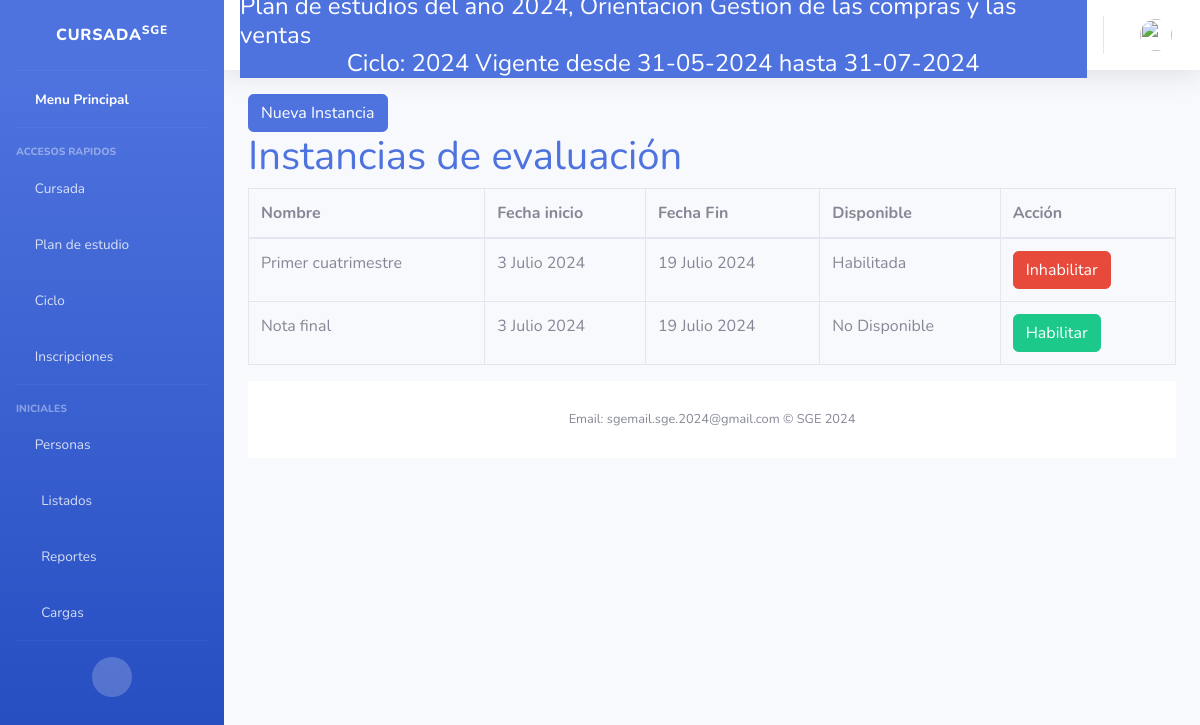
/Clases/verInstancias, run on an earlier commit of the app's database.
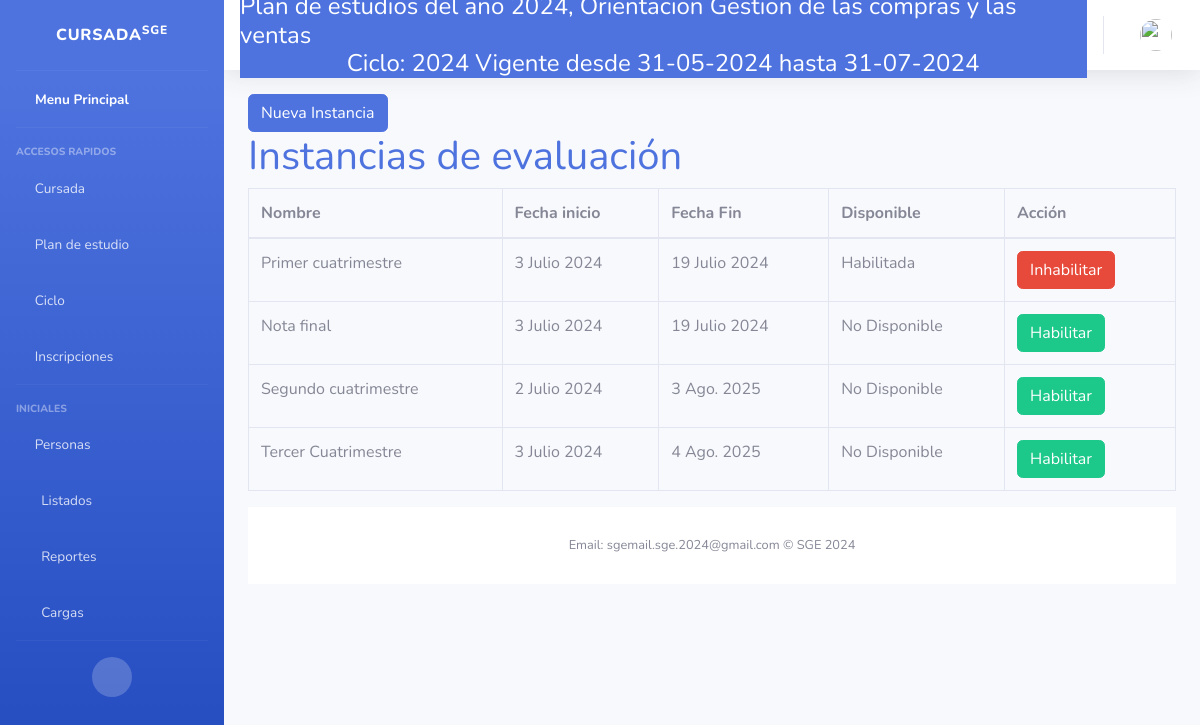
And on a later commit of the database.
### Core/models.py (models this page shows, shortened)
class Ciclo (models.Model):
    anioCalendario = models.CharField(
        help_text="Ej: 2024",
        max_length=4,
        unique= True)
    fechaInicio = models.DateField(help_text="Ej: 16/02/2024",
                                   default=now)
    plan = models.ForeignKey(PlanDeEstudios, blank=False, on_delete=models.CASCADE)
    fechaFin = models.DateField(help_text="Ej: 28/11/2024",)
    esActual = models.BooleanField(
        default= True
    )
    def __str__(self):
        return "{0} Vigente desde {1} hasta {2}".format(self.anioCalendario,self.fechaInicio.strftime("%d-%m-%Y"), self.fechaFin.strftime("%d-%m-%Y"))

class Instancia(models.Model):
    ciclo = models.ForeignKey(Ciclo, on_delete=models.CASCADE)
    nombre = models.CharField(help_text="Ej: Nota Final"
                              ,max_length= 50)
    disponible = models.BooleanField(default = False)
    fecha_inicio = models.DateField(help_text="Ej: 16/02/2024",
                                   default=now)
    fecha_fin = models.DateField(help_text="Ej: 16/02/2024")

### Clases/views.py (the view)
def instancias_list(request):
    instancias = Instancia.objects.filter(ciclo = request.ciclo)
    return render(request, 'Calificacion/instancias.html',{'instancias':instancias})

### Core/models.py (called while the page is built)
    def __str__(self):
        return "Plan de estudios del año {0}, Orientacion {1}".format(self.anio, self.orientacion)

### Clases/templates/Calificacion/instancias.html (shortened to what this page needs)
{% extends 'index.html' %}
{% load bootstrap5 %}
{% block content %}
    <div class="content">
        <a href="/Clases/altaInstancia">
            <button class="btn btn-primary">Nueva Instancia</button>
        </a>
        <h1><a href="#">Instancias de evaluación</a></h1>
        <div class="hidden orden-listado">
            <div class="flex-md-column-reverse">
                <table class="table table-bordered table-hover">
                    <thead class="hidden orden-listado">
                        <tr class="table-hover">
                            <th>Nombre</th>
                            <th>Fecha inicio</th>
                            <th>Fecha Fin</th>
                            <th>Disponible</th>
                            <th>Acción</th>
                        </tr>
                    </thead>
                    <tbody>
                        {% block tabla %}
                            {% if instancias %}
                                {% for instancia in instancias %}
                                    <tr>
                                        <td>{{ instancia.nombre }}</td>
                                        <td>{{ instancia.fecha_inicio }}</td>
                                        <td>{{ instancia.fecha_fin }}</td>
                                        {% if instancia.disponible %}
                                            <td>Habilitada</td>
                                            <td>
                                                <button class="btn btn-danger btn-inhabilitar" data-instancia-id="{{ instancia.id }}" data-bs-toggle="modal" data-bs-target="#inhabilitarModal">Inhabilitar</button>
                                            </td>
                                        {% else %}
                                            <td>No Disponible</td>
                                            <td>
                                                <button class="btn btn-success btn-habilitar" data-instancia-id="{{ instancia.id }}" data-bs-toggle="modal" data-bs-target="#habilitarModal">Habilitar</button>
                                            </td>
                                        {% endif %}
                                    </tr>
                                {% endfor %}
                            {% else %}
                                <tr>
                                    <td colspan="5">NO HAY INSTANCIAS PARA LISTAR</td>
                                </tr>
                            {% endif %}
                        {% endblock tabla %}
                    </tbody>
                </table>
            </div>
        </div>
    </div>
{% endblock %}

### principal/templates/index.html (shortened to what this page needs)
<!DOCTYPE html>
<html lang="en">
<head>
    <link href="https://cdn.jsdelivr.net/npm/bootstrap@5.2.3/dist/css/bootstrap.min.css" rel="stylesheet">
    <link href= "{% static 'vendor/fontawesome-free/css/all.min.css' %}" rel="stylesheet" type="text/css">
    <link href="{% static 'css/sb-admin-2.min.css' %}" rel="stylesheet">
    {% load bootstrap5 %}
</head>
{% block sidebar %}
<body id="page-top">
    <div id="wrapper">
        <ul class="navbar-nav bg-gradient-primary sidebar sidebar-dark accordion" id="accordionSidebar">
            <a class="sidebar-brand d-flex align-items-center justify-content-center" href="/">
                <div class="sidebar-brand-text mx-3">Cursada<sup>SGE</sup></div>
            </a>
            <hr class="sidebar-divider my-0">
            <li class="nav-item active">
                <a class="nav-link" href="/">
                    <i class="fas fa-school "></i>
                    <span>Menu Principal</span></a>
            </li>
            <hr class="sidebar-divider">
            <div class="sidebar-heading">
                Accesos Rapidos
            </div>
            {% if request.hayCicloActivo %}
            <li class="nav-item">
                <a class="nav-link collapsed" href="#" data-toggle="collapse" data-target="#collapseTree"
                    aria-expanded="true" aria-controls="collapseTwo">
                    <i class="far fa-file"></i>
                    <span>Cursada</span>
                </a>
            </li>
            {% endif %}
            <li class="nav-item">
                <a class="nav-link collapsed" href="#" data-toggle="collapse" data-target="#collapseTwo"
                    aria-expanded="true" aria-controls="collapseTwo">
                    <i class="far fa-calendar-alt "></i>
                    <span>Plan de estudio</span>
                </a>
            </li>
            {% if request.hayPlan %}
            <li class="nav-item">
                <a class="nav-link collapsed" href="#" data-toggle="collapse" data-target="#collapseCiclo"
                    aria-expanded="true" aria-controls="collapseTwo">
                    <i class="fas fa-chalkboard-teacher"></i>
                    <span>Ciclo</span>
                </a>
            </li>
            {% endif %}
            {% if request.hayCicloActivo %}
            <li class="nav-item">
                <a class="nav-link collapsed" href="#" data-toggle="collapse" data-target="#collapseUtilities"
                    aria-expanded="true" aria-controls="collapseUtilities">
                    <i class="fas fa-user-check"></i>
                    <span>Inscripciones</span>
                </a>
            </li>
            {% endif %}
            <hr class="sidebar-divider">
            <div class="sidebar-heading">
                Iniciales
            </div>
            <li class="nav-item">
                <a class="nav-link collapsed" href="#" data-toggle="collapse" data-target="#collapsePages"
                    aria-expanded="true" aria-controls="collapsePages">
                    <i class="fas fa-user-graduate fa-folder"></i>
                    <span>Personas</span>
                </a>
            </li>
            <li class="nav-item">
                <a class="nav-link collapsed" href="#" data-toggle="collapse" data-target="#collapseList"
                    aria-expanded="true" aria-controls="collapsePages">
                    <i class="fas fa-fw fa-table"></i>
                    <span>Listados</span>
                </a>
            </li>
            <li class="nav-item">
                <a class="nav-link collapsed" href="#" data-toggle="collapse" data-target="#collapseRep"
                    aria-expanded="true" aria-controls="collapsePages">
                    <i class="fas fa-fw fa-chart-area"></i>
                    <span>Reportes</span>
                </a>
            </li>
            <li class="nav-item">
                <a class="nav-link collapsed" href="#" data-toggle="collapse" data-target="#collapseCargas"
                    aria-expanded="true" aria-controls="collapsePages">
                    <i class="fas fa-fw fa-chart-area"></i>
                    <span>Cargas</span>
                </a>
            </li>
            <hr class="sidebar-divider d-none d-md-block">
            <div class="text-center d-none d-md-inline">
                <button class="rounded-circle border-0" id="sidebarToggle"></button>
            </div>
            {% endblock sidebar %}
        </ul>
        <div id="content-wrapper" class="d-flex flex-column">
            <div id="content">
<nav class="navbar navbar-expand navbar-light bg-white topbar mb-4 static-top shadow">
    <div class="container input-group btn-primary d-flex flex-column">
        {% if request.hayPlan %}
        <h4 class="mb-0">{{request.plan}}</h4>
        {% else %}
        <h4> No hay plan vigente</h4>
        {% endif %}
        {% if request.ciclo %}
        <h4 class="mb-0">Ciclo: {{request.ciclo}}</h4>
        {% else %}
        <h4> No hay ciclo vigente</h4>
        {% endif %}
    </div>
    <ul class="navbar-nav ml-auto">
        <li class="nav-item dropdown no-arrow">
            <a class="nav-link dropdown-toggle" href="#" id="userDropdown" role="button"
                data-toggle="dropdown" aria-haspopup="true" aria-expanded="false">
                <img class="img-profile rounded-circle" src="{% static 'img/undraw_profile.svg' %}">
            </a>
        </li>
    </ul>
</nav>
                <div class="container-fluid">
                {% block content %}{% endblock content %}
    {% block footer %}
    <footer class="sticky-footer bg-white">
        <div class="container my-auto">
            <div class="copyright text-center my-auto">
                <span>Email: sgemail.sge.2024@gmail.com &copy; SGE 2024</span>
            </div>
        </div>
    </footer>
    {% endblock footer %}
        </div>
</body>
</html>

What changed in the data, as far as the page shows it:
added Instancia: nombre "Segundo cuatrimestre", fecha_inicio "2 Julio 2024", fecha_fin "3 Ago. 2025"
added Instancia: nombre "Tercer Cuatrimestre", fecha_inicio "3 Julio 2024", fecha_fin "4 Ago. 2025"
